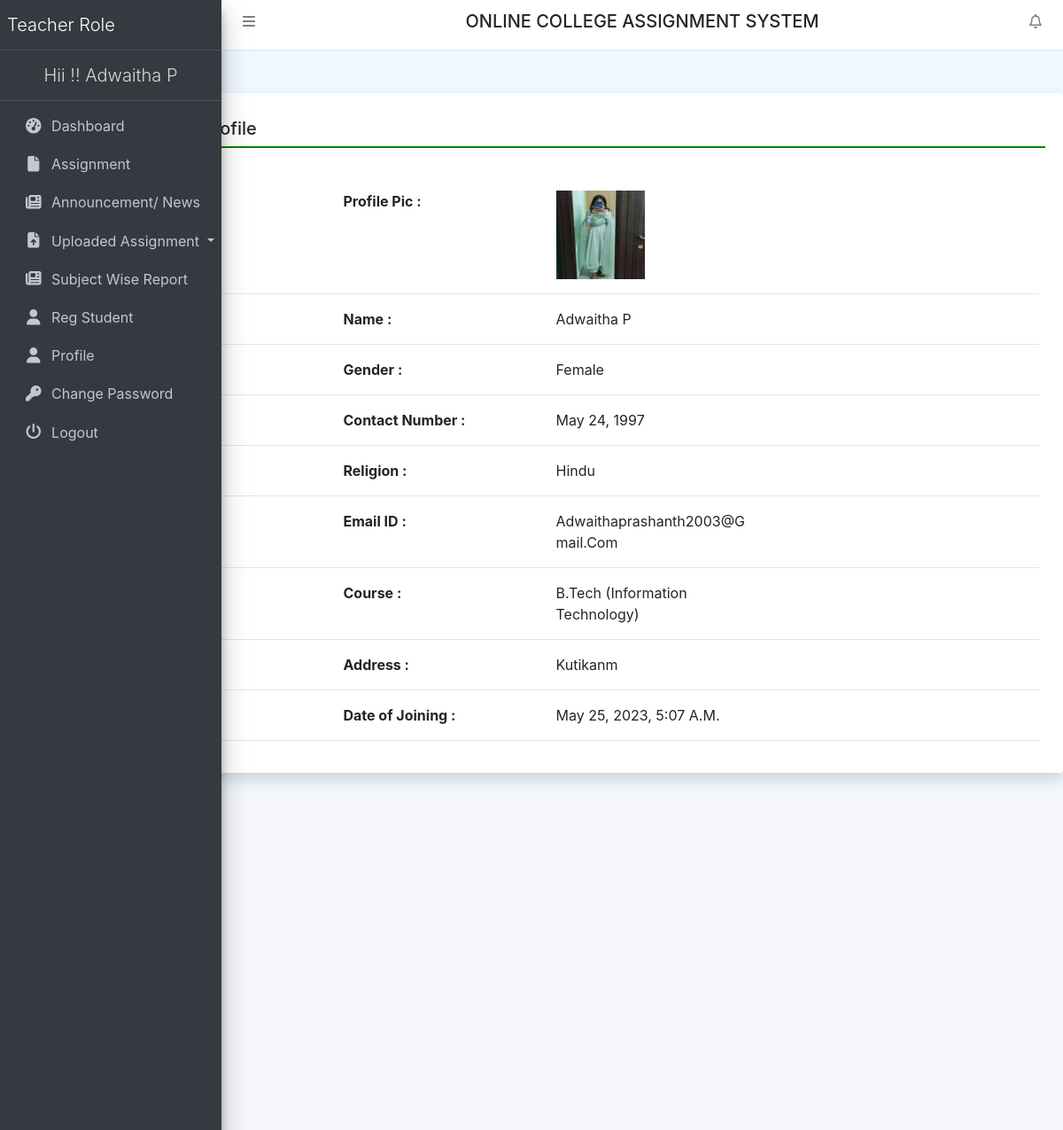
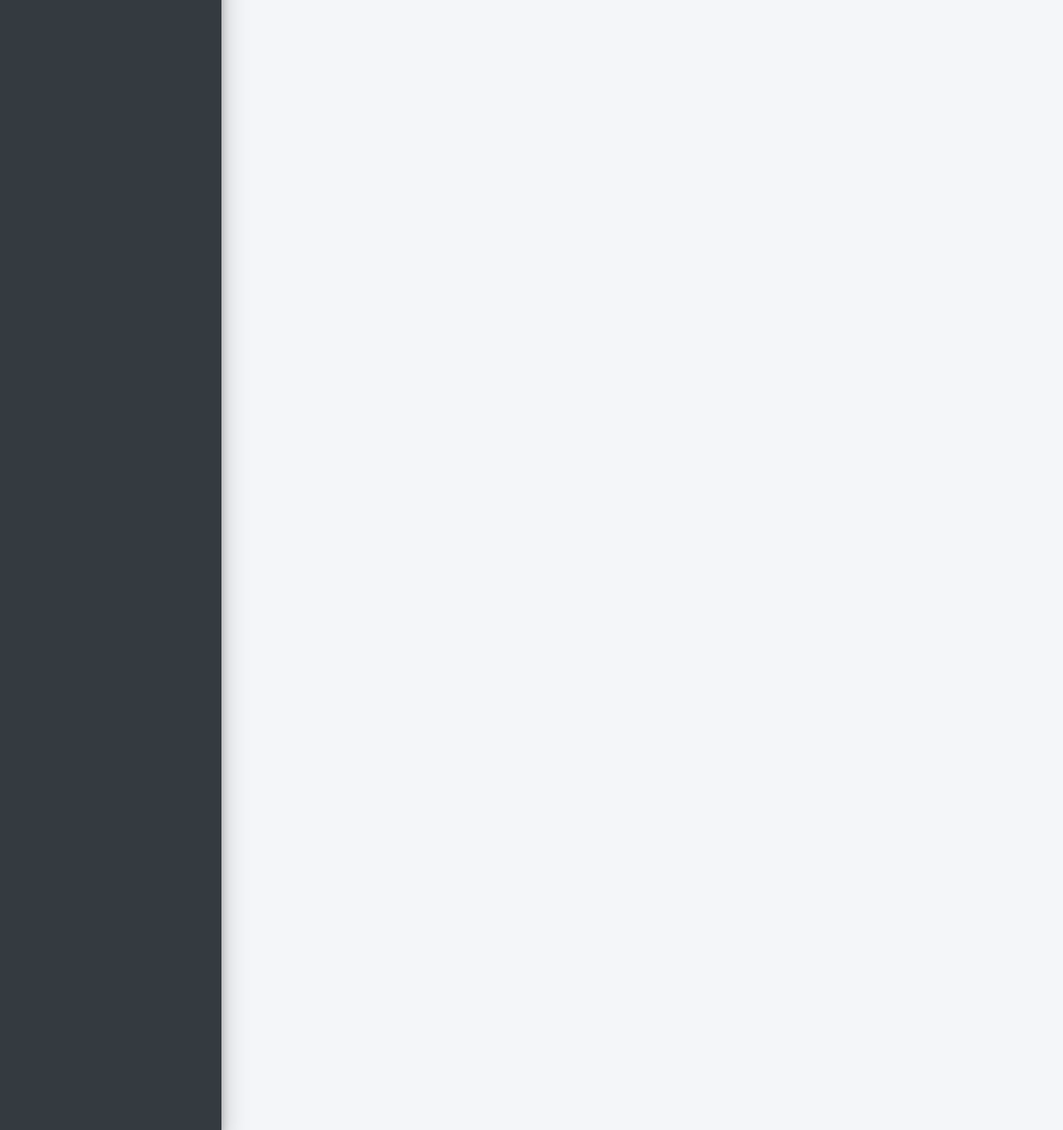
Screenshot of /teacherProfile (signed in) with the database file from the repository (2 pictures, top to bottom).
### collegeAssignment/models.py (models this page shows, shortened)
class Teacher(models.Model):
    users = models.ForeignKey(User, on_delete=models.CASCADE)
    EmpID = models.IntegerField(null=True)
    MobileNumber = models.CharField(max_length=15, null=True)
    Gender = models.CharField(max_length=50, null=True)
    Dob = models.DateField(null=True)
    course = models.ForeignKey(Course, on_delete=models.CASCADE)
    Religion = models.CharField(max_length=100, null=True)
    Address = models.CharField(max_length=300, null=True)
    ProfilePic = models.FileField(max_length=200, null=True)
    JoiningDate = models.DateTimeField(auto_now_add=True)

class Course(models.Model):
    BranchName = models.CharField(max_length=150, null=True)
    CourseName = models.CharField(max_length=200, null=True)
    CreationDate = models.DateTimeField(auto_now_add=True)

### collegeAssignment/views.py (the view)
# urls.py: path('teacherProfile', teacherProfile, name='teacherProfile'),
def teacherProfile(request):
    if not request.user.is_authenticated:
        return redirect('teacher_login')
    user = User.objects.get(id=request.user.id)
    teacher = Teacher.objects.get(users=user)
    return render(request, 'teacherProfile.html', locals())

### collegeAssignment/templates/teacherProfile.html
{% extends 'teacherHeader.html' %}
{% block main %}
<div class="card shadow mt-5 offset-2">
    <div class="card-body">
        <h5 class="p-2" style="border-bottom: 2px solid green;">Profile</h5>
        <div class="container-fluid mt-5">
            <DIV class="row">
                <div class="col-md-3 offset-2">
                    <b>Profile Pic : </b>
                </div>
                <div class="col-md-3" style="text-transform: capitalize">
                    <img src="{{teacher.ProfilePic.url}}" width="100" height="100">
                </div>
            </DIV>
            <hr>
            <DIV class="row">
                <div class="col-md-3 offset-2">
                    <b>Name : </b>
                </div>
                <div class="col-md-3" style="text-transform: capitalize">
                    {{user.first_name}} {{user.last_name}}
                </div>
            </DIV>
            <hr>
            <DIV class="row">
                <div class="col-md-3 offset-2">
                    <b>Gender : </b>
                </div>
                <div class="col-md-3" style="text-transform: capitalize">
                    {{teacher.Gender}}
                </div>
            </DIV>
            <hr>
            <DIV class="row">
                <div class="col-md-3 offset-2">
                    <b>Contact Number : </b>
                </div>
                <div class="col-md-3" style="text-transform: capitalize">
                    {{teacher.Dob}}
                </div>
            </DIV>
            <hr>
            <DIV class="row">
                <div class="col-md-3 offset-2">
                    <b>Religion : </b>
                </div>
                <div class="col-md-3" style="text-transform: capitalize">
                    {{teacher.Religion}}
                </div>
            </DIV>
            <hr>
            <DIV class="row">
                <div class="col-md-3 offset-2">
                    <b>Email ID : </b>
                </div>
                <div class="col-md-3" style="text-transform: capitalize">
                    {{user.username}}
                </div>
            </DIV>
            <hr>
            <DIV class="row">
                <div class="col-md-3 offset-2">
                    <b>Course : </b>
                </div>
                <div class="col-md-3" style="text-transform: capitalize">
                    {{teacher.course.CourseName}} ({{teacher.course.BranchName}})
                </div>
            </DIV>
            <hr>
            <DIV class="row">
                <div class="col-md-3 offset-2">
                    <b>Address : </b>
                </div>
                <div class="col-md-3" style="text-transform: capitalize">
                    {{teacher.Address}}
                </div>
            </DIV>
            <hr>
            <DIV class="row">
                <div class="col-md-3 offset-2">
                    <b>Date of Joining : </b>
                </div>
                <div class="col-md-3" style="text-transform: capitalize">
                    {{teacher.JoiningDate}}
                </div>
            </DIV>
            <hr>
        </div>
    </div>
</div>
{% endblock %}

### collegeAssignment/templates/teacherHeader.html (shortened to what this page needs)
{% load static %}
<html>
    <head runat="server">
        <link href="{% static 'css/bootstrap.css' %}" rel="stylesheet" />
        <link href="{% static 'css/all.css' %}" rel="stylesheet" />
        <link href="{% static 'css/adminlte.css' %}" rel="stylesheet" />
        <link href="{% static 'css/OverlayScrollbars.css' %}" rel="stylesheet" />
        <link rel="stylesheet" href="https://cdn.datatables.net/1.10.23/css/jquery.dataTables.min.css">
        <link rel="stylesheet" href="https://cdn.datatables.net/buttons/1.6.5/css/buttons.dataTables.min.css">
		<link rel="stylesheet" href="https://cdn.jsdelivr.net/npm/bootstrap-select@1.13.14/dist/css/bootstrap-select.min.css">
    </head>
    <body class="hold-transition sidebar-mini layout-fixed layout-navbar-fixed layout-footer-fixed">
        <nav class="main-header navbar navbar-expand navbar-white navbar-light">
            <ul class="navbar-nav">
                <li class="nav-item">
                    <a class="nav-link" data-widget="pushmenu" href="#" role="button"><i class="fas fa-bars"></i></a>
                </li>
            </ul>
            <h5 class="text-center text-uppercase" style="width:100%;">Online College Assignment System</h5>
            <ul class="navbar-nav ml-auto">
                <li class="nav-item dropdown">
                    <a class="nav-link" data-toggle="dropdown" href="#">
                        <i class="far fa-bell fas-shake animated"></i>
                    </a>
                </li>
            </ul>
        </nav>
        <aside class="main-sidebar sidebar-dark-primary elevation-4">
            <a href="{% url 'tdashboard' %}" class="brand-link">
                <span class="brand-text font-weight-light">Teacher Role</span>
            </a>
			<a href="{% url 'tdashboard' %}" class="brand-link">
                <center><span class="brand-text font-weight-light">Hii !! {{request.user.first_name}} {{request.user.last_name}} </span></center>
            </a>
            <div class="sidebar">
                <nav class="mt-2">
                    <ul class="nav nav-pills nav-sidebar flex-column" data-widget="treeview" role="menu" data-accordion="false">
                        <li class="nav-item"><a href="{% url 'tdashboard' %}" class="nav-link">
                    <i class="nav-icon fas fa-tachometer-alt"></i>
                    <p>Dashboard</p>
                </a></li>
                <li class="nav-item"><a href="{% url 'teacherAssignment' %}" class="nav-link">
							<i class="nav-icon fas fa-file"></i>
							<p>Assignment</p>
                </a></li>
                <li class="nav-item"><a href="{% url 'teacherNews' %}" class="nav-link">
							<i class="nav-icon fas fa-newspaper"></i>
							<p>Announcement/ News</p>
                </a></li>
                <li class="nav-item dropdown">
                    <a class="nav-link dropdown-toggle" href="#" id="navbarDropdown"
                       role="button" data-toggle="dropdown" aria-haspopup="true"
                       aria-expanded="false"> <i class="nav-icon fas fa-file-upload"></i> Uploaded Assignment </a>
                </li>
                <li class="nav-item"><a href="{% url 'subjectwiseReport' %}" class="nav-link">
							<i class="nav-icon fas fa-newspaper"></i>
							<p>Subject Wise Report</p>
                </a></li>
                <li class="nav-item"><a href="{% url 'regCoursewiseUser' %}" class="nav-link">
							<i class="nav-icon fas fa-user"></i>
							<p>Reg Student</p>
                </a></li>
                        <li class="nav-item"><a href="{% url 'teacherProfile' %}" class="nav-link">
							<i class="nav-icon fas fa-user"></i>
							<p>Profile</p>
                </a></li>
                        <li class="nav-item"><a href="{% url 'teacherchangePassword' %}" class="nav-link">
							<i class="nav-icon fas fa-key"></i>
							<p>Change Password</p>
                </a></li>
                        <li class="nav-item"><a href="/logout" class="nav-link">
							<i class="nav-icon fas fa-power-off"></i>
							<p>Logout</p>
                </a></li>
                    </ul>
                </nav>
            </div>
        </aside>
        {% block main %}
        {% endblock %}
        <div class="content-wrapper"></div>

### collegeAssignment/static/css/all.css (style rules this page uses)
.fa-bars:before { content: "\f0c9"; }
.fa-bell:before { content: "\f0f3"; }
.fa-file:before { content: "\f15b"; }
.fa-key:before { content: "\f084"; }
.fa-newspaper:before { content: "\f1ea"; }
.fa-power-off:before { content: "\f011"; }
.fa-user:before { content: "\f007"; }

### collegeAssignment/static/css/OverlayScrollbars.css (style rules this page uses)
.os-host, .os-host-textarea { position: relative; overflow: visible !important; -webkit-box-orient: vertical; -webkit-box-direction: normal; -ms-flex-direction: column; flex-direction: column; -ms-flex-wrap: nowrap; flex-wrap: nowrap; -webkit-box-pack: start; -ms-flex-pack: start; justify-content: flex-start; -ms-flex-line-pack: start; align-content: flex-start; -webkit-box-align: start; -ms-flex-align: start; -ms-grid-row-align: flex-start; align-items: flex-start; }

### collegeAssignment/templates/teacherHeader.html (style rules this page uses)
body { background-color: aliceblue; }

### rows the page displays
Teacher: ProfilePic (picture), Gender "Female", Dob "May 24, 1997", Religion "Hindu", course.CourseName "B.tech", course.BranchName "Information Technology", Address "Kutikanm", JoiningDate "May 25, 2023, 5:07 A.m."

### other values shown
{{ request.user.first_name }} "Adwaitha"
{{ request.user.last_name }} "P"
{{ user.first_name }} "Adwaitha"
{{ user.last_name }} "P"
{{ user.username }} "Adwaithaprashanth2003@gmail.com"
